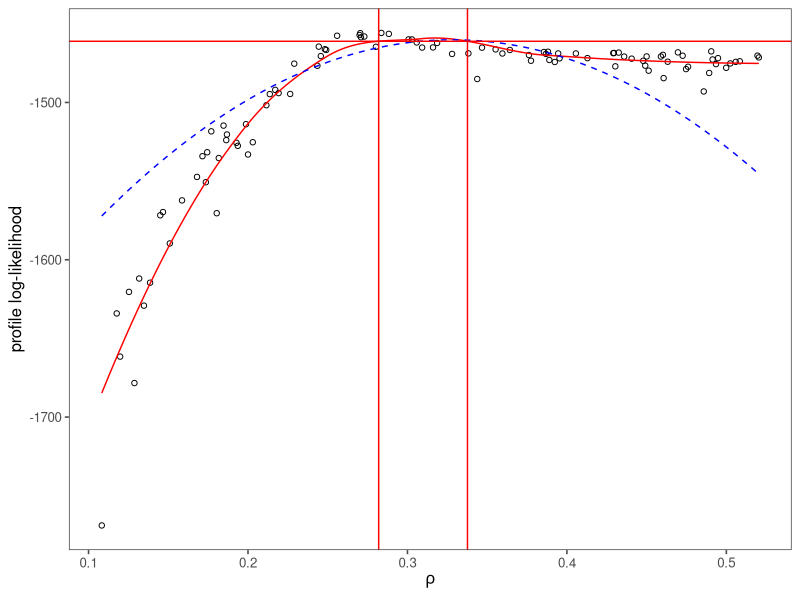

The R script that drew this image:
# analyze-likelihood-profiles.R

mcap <- function(lp,parameter,confidence=0.95,lambda=0.75,Ngrid=1000)
{
  smooth_fit <- loess(lp ~ parameter,span=lambda)
  parameter_grid <- seq(min(parameter), max(parameter), length.out = Ngrid)
  smoothed_loglik <- predict(smooth_fit,newdata=parameter_grid)
  smooth_arg_max <- parameter_grid[which.max(smoothed_loglik)]
  dist <- abs(parameter-smooth_arg_max)
  included <- dist < sort(dist)[trunc(lambda*length(dist))]
  maxdist <- max(dist[included])
  weight <- rep(0,length(parameter))
  weight[included] <- (1-(dist[included]/maxdist)^3)^3
  quadratic_fit <- lm(lp ~ a + b, weight=weight,
                      data = data.frame(lp=lp,b=parameter,a=-parameter^2)
  )
  b <- unname(coef(quadratic_fit)["b"] )
  a <- unname(coef(quadratic_fit)["a"] )
  m <- vcov(quadratic_fit)
  var_b <- m["b","b"]
  var_a <- m["a","a"]
  cov_ab <- m["a","b"]
  se_mc_squared <- (1 / (4 * a^2)) * (var_b - (2 * b/a) * cov_ab + (b^2 / a^2) * var_a)
  se_stat_squared <- 1/(2*a)
  se_total_squared <- se_mc_squared + se_stat_squared
  delta <- qchisq(confidence,df=1) * ( a * se_mc_squared + 0.5)
  delta_line <- max(smoothed_loglik) - delta
  loglik_diff <- max(smoothed_loglik) - smoothed_loglik
  ci <- range(parameter_grid[loglik_diff < delta])
  list(lp=lp,parameter=parameter,confidence=confidence,
       quadratic_fit=quadratic_fit, quadratic_max=b/(2*a),
       smooth_fit=smooth_fit,
       fit=data.frame(
         parameter=parameter_grid,
         smoothed=smoothed_loglik,
         quadratic=predict(quadratic_fit, list(b = parameter_grid, a = -parameter_grid^2))
       ),
       mle=smooth_arg_max, ci=ci, delta=delta, delta_line=delta_line,
       se_stat=sqrt(se_stat_squared), se_mc=sqrt(se_mc_squared), se=sqrt(se_total_squared)
  )
}


# Load packages -----------------------------------------------------------

library(tidyverse)
library(ggthemes)


# Load profile results ----------------------------------------------------

profile_data <- read.csv("../results/rho-profile-Niamey.csv") %>%
  slice(2:n()) %>%  # chop off first NA row
  sample_n(100)

test <- mcap(lp = profile_data$loglik, parameter = profile_data$rho_value)

ggplot(test$fit, aes(x=parameter)) +
  geom_point(data = profile_data, aes(x = rho_value, y = loglik), shape = 1, color = "black") +
  geom_line(aes(y = smoothed), color = "red") +
  geom_line(aes(y = quadratic), color = "blue", linetype = 2) +
  geom_vline(aes(xintercept = test$ci[1]), color = "red") +
  geom_vline(aes(xintercept = test$ci[2]), color = "red") +
  geom_hline(aes(yintercept = test$delta_line), color = "red") +
  labs(x = expression(rho), y = "profile log-likelihood") +
  theme_few() 
